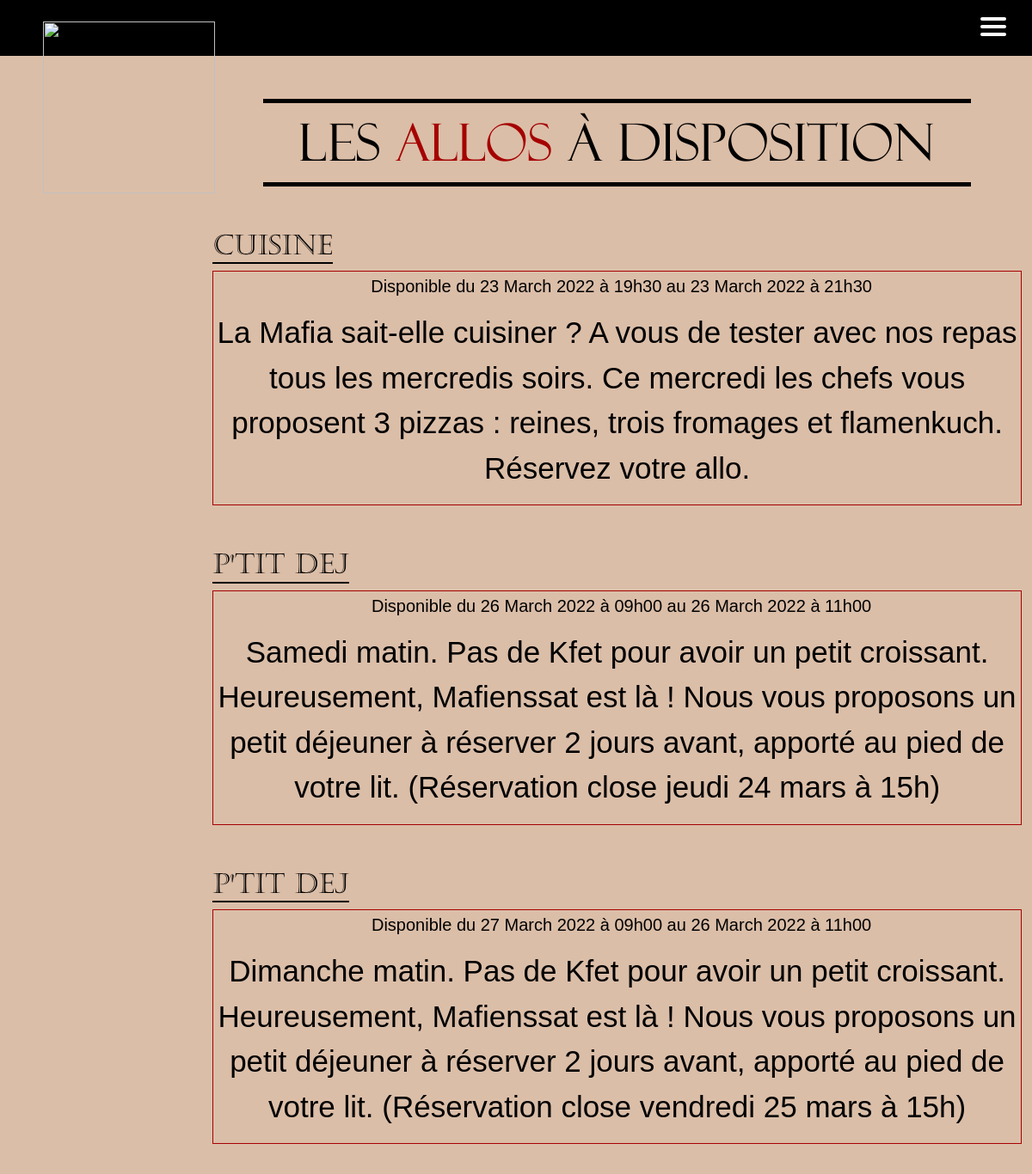
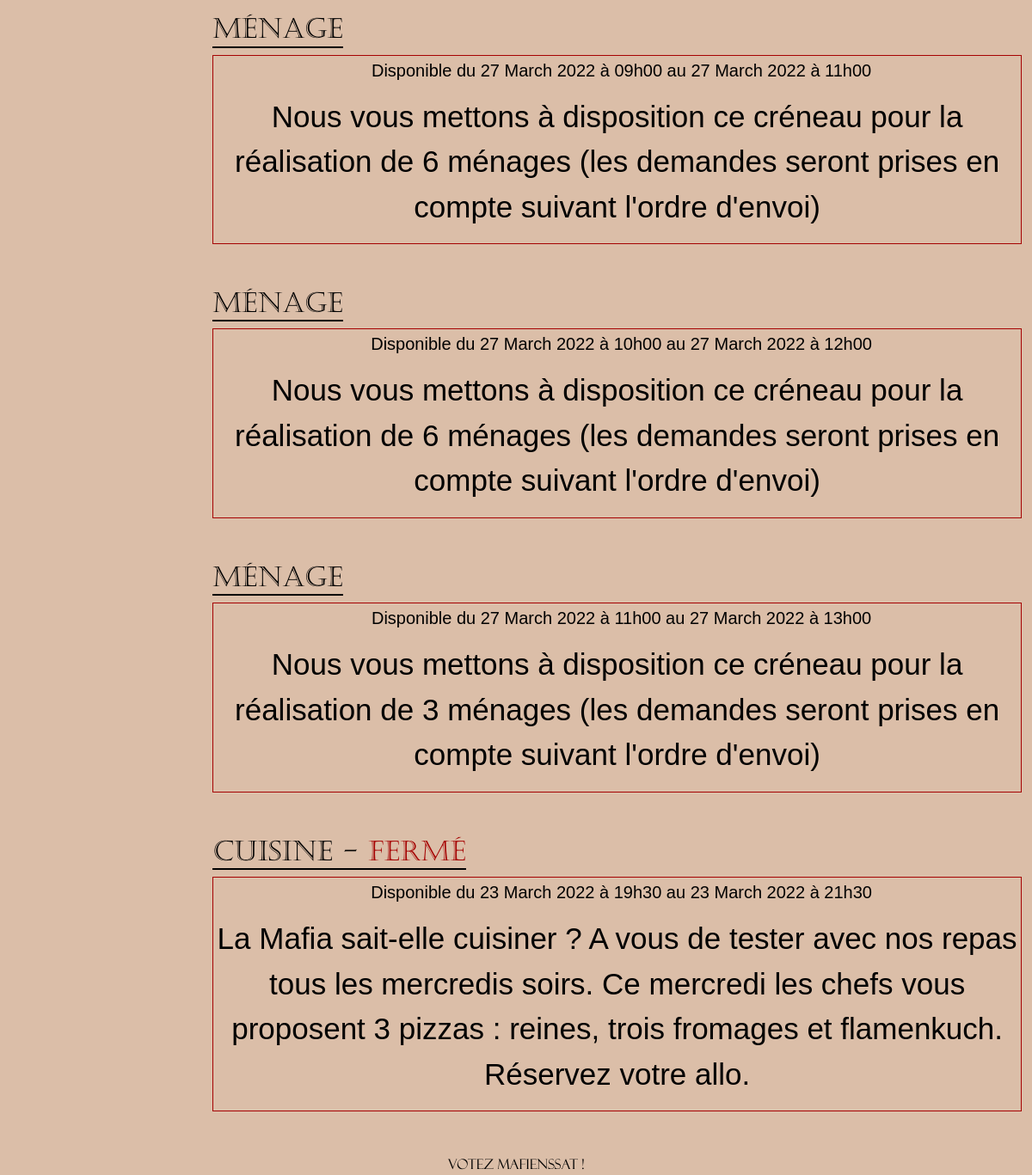
Before: /home_allos/allos/ with the older database file (2 pictures, top to bottom).
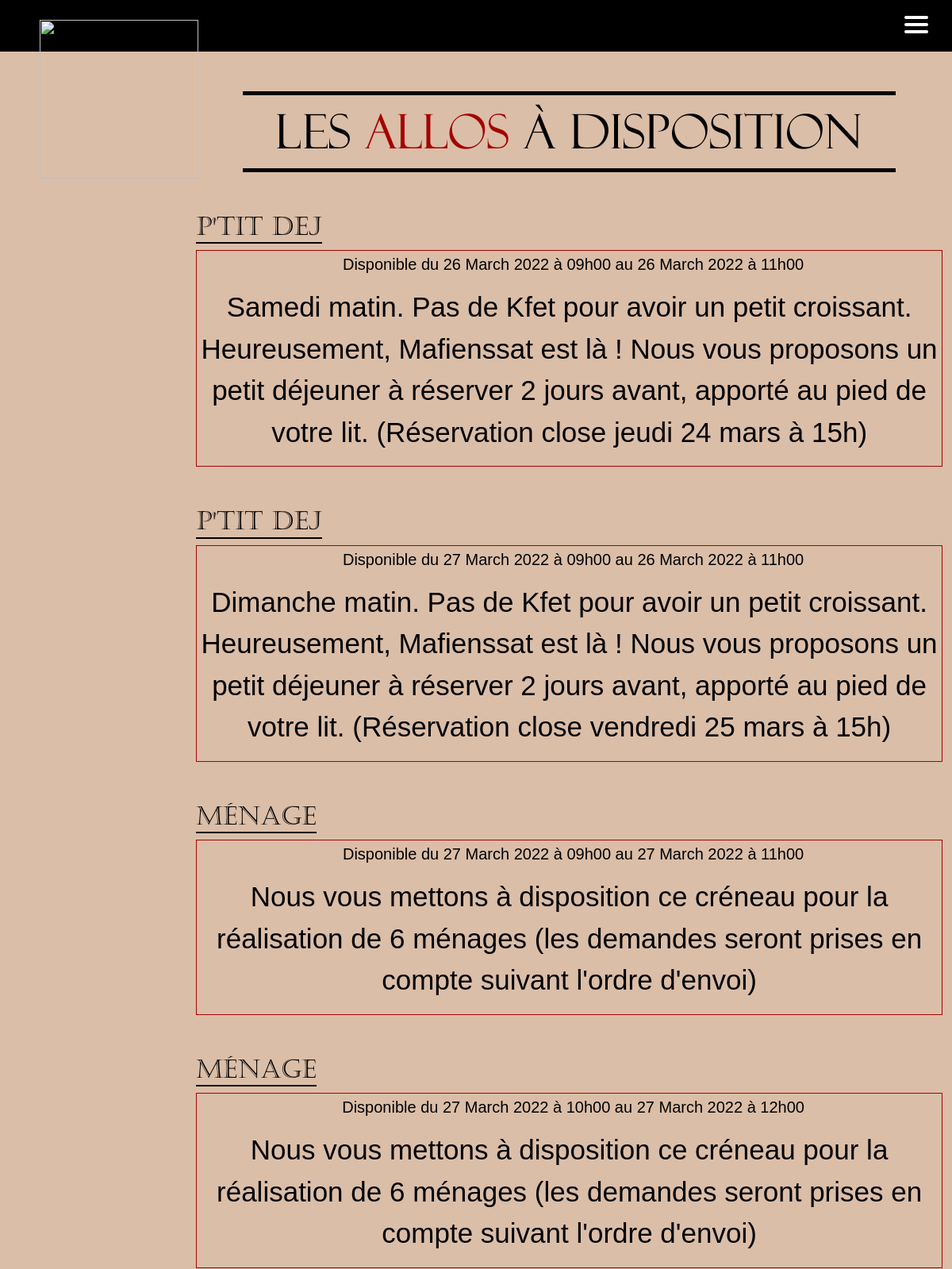
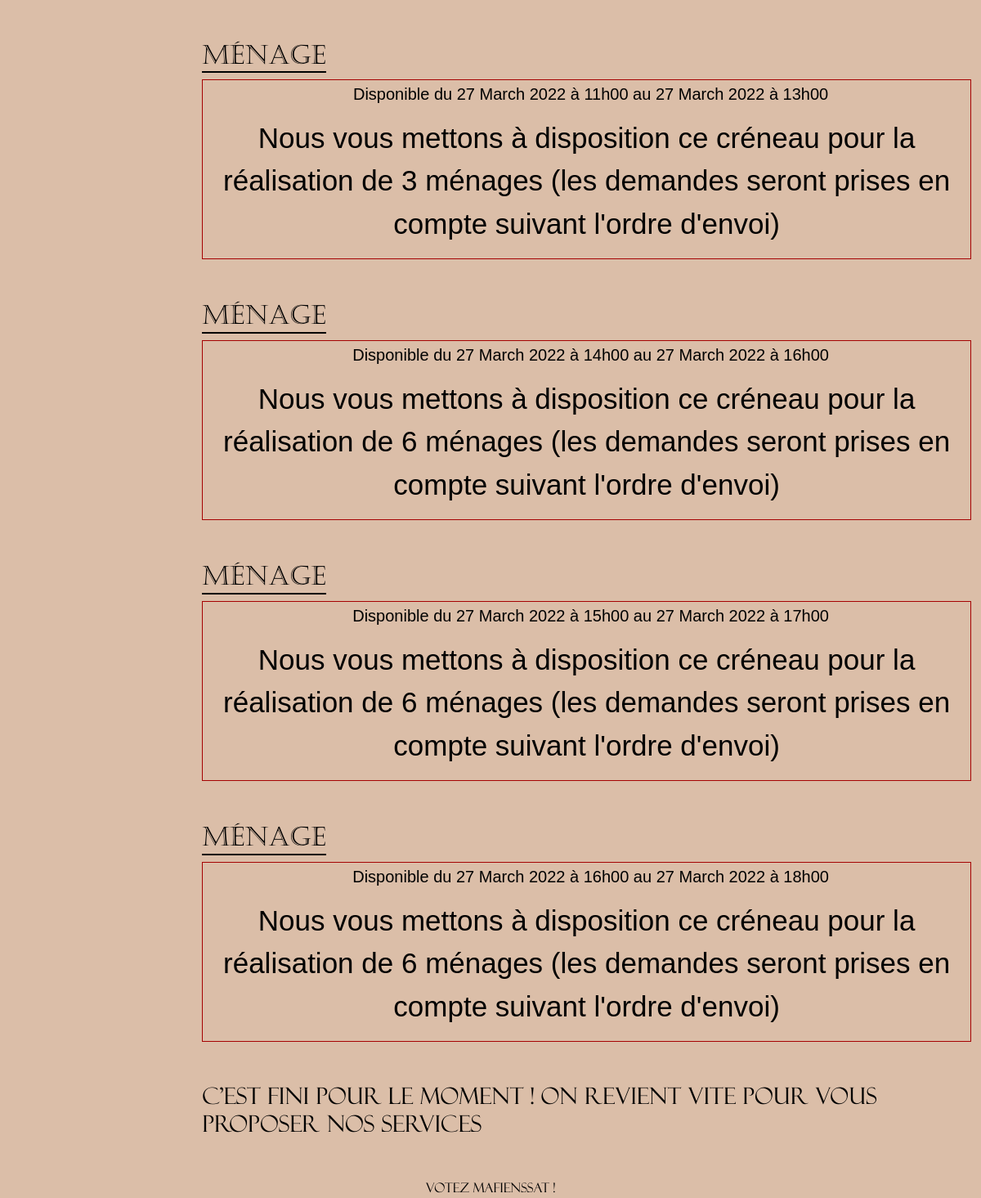
After: the same page with the newer database file (2 pictures, top to bottom).
### main_app/models.py (models this page shows)
class Allos(models.Model):
    id = models.AutoField(primary_key=True, unique=True)
    TYPE = (
        ('A', 'Bières'),
        ('B', 'Goûter'),
        ('C', 'P\'tit dej'),
        ('D', 'Ménage'),
        ('E', 'Car wash'),
        ('F', 'Le klaxeur fou'),
        ('G', 'Cuisine'),
        ('H', 'Courses'),
        ('I', 'Allo de la semaine'),
        ('J', 'Allo surprise')
    )
    allo_type = models.CharField(max_length=1, choices=TYPE, blank=True, help_text='Which type of allo')
    start_date = models.DateTimeField(help_text='YYYY-MM-DD HH:MM:SS')
    end_date = models.DateTimeField(help_text='YYYY-MM-DD HH:MM:SS')
    description = models.CharField(max_length=1024)
    visible = models.BooleanField(default=False)
    closed_allo = models.BooleanField(default=False)

### main_app/views.py (the view)
# urls.py: path("home_allos/allos/", views.allos, name="allos"),
def allos(request):
    try:
        user = User.objects.get(pk=request.user.id)
    except User.DoesNotExist:
        user = None
    try:
        closed_allo = Allos.objects.filter(closed_allo=True, visible=True)
    except Allos.DoesNotExist:
        closed_allo = None
    if user is not None:
        try:
            registered_allo = AllosRegistration.objects.filter(user_id=user)
        except AllosRegistration.DoesNotExist:
            registered_allo = None
        if registered_allo is not None:
            ids = []
            for a in registered_allo:
                ids.append(a.allo_id.id)
            unregistered_allos = Allos.objects.filter(visible=True, closed_allo=False).exclude(id__in=ids)
        else:
            unregistered_allos = Allos.objects.all()
    else:
        unregistered_allos = Allos.objects.all()
    return render(request, 'allos/allos.html', {'user': user, 'allos': unregistered_allos, 'closedAllo': closed_allo})

### templates/allos/allos.html (shortened to what this page needs)
{% extends 'main.html' %}
{% block content %}
{% load bootstrap5 %}
{% bootstrap_css %}
{% load static %}
{% include 'nav.html' %}
<div class="container-fluid" id="event_page_id">
    <img class="logo_loco" width="350px" height="350px" src="{% static 'img/logodeloco.png' %}">
    <div id="next-event">
        <h1>Les <span>Allos</span> à disposition</h1>
    </div>
    {% for allo in allos %}
        <div id="next-event-object">
            <div class="row">
                <div class="col">
                    <div class="name_date">
                        <h2 style="border-bottom: black 2px solid">{{ allo.get_allo_type_display }}</h2>
                    </div>
                </div>
                <div class="col button_event" style="margin-bottom: 10px;">
                </div>
            </div>
            <div id="description_event">
                <h5 style="margin-top: 5px; margin-left: 10px">Disponible du {{allo.start_date | date:"d"}} {{allo.start_date  | date:"F"}} {{allo.start_date  | date:"o"}} à {{allo.start_date | date:"H"}}h{{allo.start_date | date:"i"}} au {{allo.end_date | date:"d"}} {{allo.end_date  | date:"F"}} {{allo.end_date  | date:"o"}} à {{allo.end_date | date:"H"}}h{{allo.end_date | date:"i"}}</h5>
                <p>{{allo.description}}</p>
            </div>
        </div>
    {% endfor %}
    {% if closedAllo %}
        {% for allo in closedAllo %}
            <div id="next-event-object">
                <div class="row">
                    <div class="col">
                        <div class="name_date">
                            <h2 style="border-bottom: black 2px solid">{{ allo.get_allo_type_display }} - <span>Fermé</span></h2>
                        </div>
                    </div>
                    <div class="col">
                    </div>
                </div>
                <div id="description_event">
                    <h5 style="margin-top: 5px; margin-left: 10px">Disponible du {{allo.start_date | date:"d"}} {{allo.start_date  | date:"F"}} {{allo.start_date  | date:"o"}} à {{allo.start_date | date:"H"}}h{{allo.start_date | date:"i"}} au {{allo.end_date | date:"d"}} {{allo.end_date  | date:"F"}} {{allo.end_date  | date:"o"}} à {{allo.end_date | date:"H"}}h{{allo.end_date | date:"i"}}</h5>
                    <p>{{allo.description}}</p>
                </div>
            </div>
        {% endfor %}
    {% else %}
        <h3 id="end_allo">C'est fini pour le moment ! On revient vite pour vous proposer nos services</h3>
    {% endif %}
    <div id="vote_mafienssat_event">
        <p style="text-align:center; margin:0; color:black">Votez Mafienssat !</p>
    </div>
</div>
{% endblock %}

Changed rows visible on the page:
removed Allos: allo_type "Cuisine", start_date "23", start_date "March", start_date "2022", start_date "19", start_date "30", end_date "23", end_date "March", end_date "2022", end_date "21", end_date "30", description "La Mafia sait-elle cuisiner ? A vous de tester avec nos repas tous les mercredis soirs. Ce mercredi les chefs vous proposent 3 pizzas : reines, trois fromages et flamenkuch. Réservez votre allo."
added Allos: allo_type "Ménage", start_date "27", start_date "March", start_date "2022", start_date "14", start_date "00", end_date "27", end_date "March", end_date "2022", end_date "16", end_date "00", description "Nous vous mettons à disposition ce créneau pour la réalisation de 6 ménages (les demandes seront prises en compte suivant l'ordre d'envoi)", shown under "Les Allosà disposition"
added Allos: allo_type "Ménage", start_date "27", start_date "March", start_date "2022", start_date "15", start_date "00", end_date "27", end_date "March", end_date "2022", end_date "17", end_date "00", description "Nous vous mettons à disposition ce créneau pour la réalisation de 6 ménages (les demandes seront prises en compte suivant l'ordre d'envoi)", shown under "Les Allosà disposition"
added Allos: allo_type "Ménage", start_date "27", start_date "March", start_date "2022", start_date "16", start_date "00", end_date "27", end_date "March", end_date "2022", end_date "18", end_date "00", description "Nous vous mettons à disposition ce créneau pour la réalisation de 6 ménages (les demandes seront prises en compte suivant l'ordre d'envoi)", shown under "Les Allosà disposition"
Other visible differences:
text now shown: "C'est fini pour le moment ! On revient vite pour vous proposer nos services"
